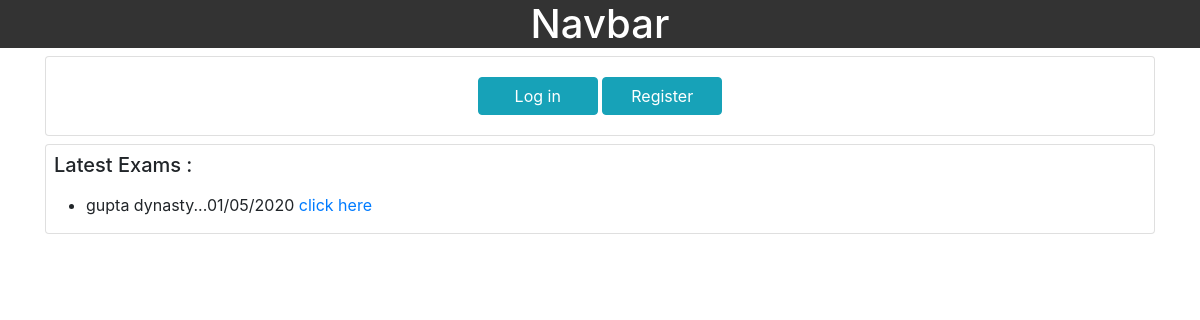
The app's page /, older data.
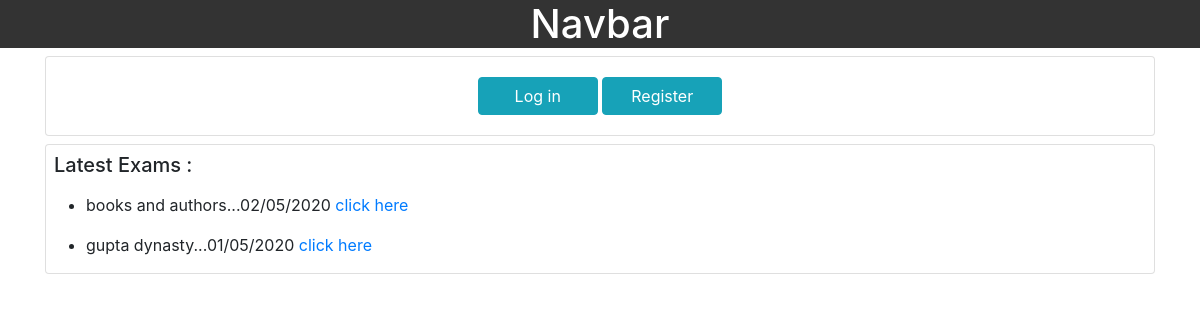
The same page, newer data.
### home/models.py (models this page shows, shortened)
class Topic(models.Model):
    topic_name = models.CharField(max_length=30)
    dateOfUpload = models.DateTimeField(default=timezone.now)
    tTime = models.IntegerField(default=0)
    published = models.BooleanField(default=False)

### home/views.py (the view)
# urls.py: path('', views.home, name='home page'),
def home(request):
    if request.user.is_authenticated:
        return redirect('../timeline')
    else:
        topics = Topic.objects.all().order_by('-dateOfUpload')
        return render(request, 'home/home.html', {'topics': topics})

### home/templates/home/home.html
{% extends 'home.html' %}
{% block title}
home page
{% endblock title}
{% block body %}
<div class="container">
    <div class="card">
        <div class="card-body text-center">
            <a href="../login" class="btn btn-info" type="button" style="min-width: 120px;">Log in</a>
            <a href="../register" class="btn btn-info" type="button" style="min-width: 120px;">Register</a>
        </div>
    </div>
    <div class="card mt-2">
        <div class="card-title m-2">
            <h5>
                Latest Exams :
            </h5>
        </div>
        <div>
            {% for topic in topics %}
            <ul>
                <li>
                    {{topic.topic_name}}...{{topic.dateOfUpload|date:"d/m/Y"}} <a href="../paper/{{topic.id}}" target="_blank">click here</a>
                </li>
            </ul>
            {% endfor %}
        </div>
    </div>
</div>
{% endblock body %}

Row changes from the older to the newer data that the page shows:
added Topic: topic_name "books and authors", dateOfUpload "02/05/2020"
